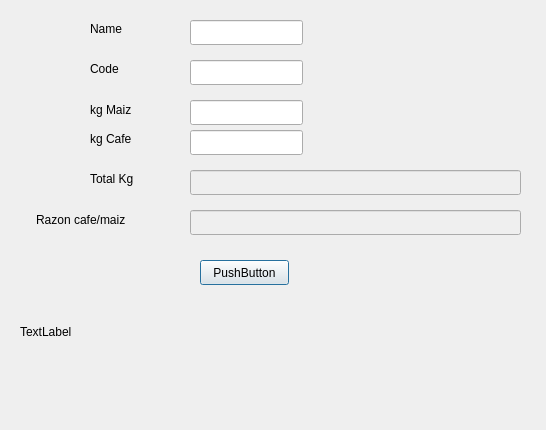
<?xml version="1.0" encoding="UTF-8"?>
<ui version="4.0">
 <class>Dialog</class>
 <widget class="QDialog" name="Dialog">
  <property name="geometry">
   <rect>
    <x>0</x>
    <y>0</y>
    <width>546</width>
    <height>430</height>
   </rect>
  </property>
  <property name="windowTitle">
   <string>Dialog</string>
  </property>
  <widget class="QLabel" name="labelName">
   <property name="geometry">
    <rect>
     <x>90</x>
     <y>20</y>
     <width>67</width>
     <height>17</height>
    </rect>
   </property>
   <property name="text">
    <string>Name</string>
   </property>
  </widget>
  <widget class="QLabel" name="labelCode">
   <property name="geometry">
    <rect>
     <x>90</x>
     <y>60</y>
     <width>67</width>
     <height>17</height>
    </rect>
   </property>
   <property name="text">
    <string>Code</string>
   </property>
  </widget>
  <widget class="QLabel" name="labelkgMaiz">
   <property name="geometry">
    <rect>
     <x>90</x>
     <y>100</y>
     <width>81</width>
     <height>20</height>
    </rect>
   </property>
   <property name="text">
    <string>kg Maiz</string>
   </property>
  </widget>
  <widget class="QLabel" name="labelkgCafe">
   <property name="geometry">
    <rect>
     <x>90</x>
     <y>130</y>
     <width>67</width>
     <height>17</height>
    </rect>
   </property>
   <property name="text">
    <string>kg Cafe</string>
   </property>
  </widget>
  <widget class="QLabel" name="labelkgTotal">
   <property name="geometry">
    <rect>
     <x>90</x>
     <y>170</y>
     <width>67</width>
     <height>17</height>
    </rect>
   </property>
   <property name="text">
    <string>Total Kg</string>
   </property>
  </widget>
  <widget class="QLabel" name="labelRazon">
   <property name="geometry">
    <rect>
     <x>36</x>
     <y>210</y>
     <width>121</width>
     <height>20</height>
    </rect>
   </property>
   <property name="text">
    <string>Razon cafe/maiz</string>
   </property>
  </widget>
  <widget class="QLineEdit" name="lineEditName">
   <property name="geometry">
    <rect>
     <x>190</x>
     <y>20</y>
     <width>113</width>
     <height>25</height>
    </rect>
   </property>
  </widget>
  <widget class="QLineEdit" name="lineEditCode">
   <property name="geometry">
    <rect>
     <x>190</x>
     <y>60</y>
     <width>113</width>
     <height>25</height>
    </rect>
   </property>
  </widget>
  <widget class="QLineEdit" name="lineEditkgMaiz">
   <property name="geometry">
    <rect>
     <x>190</x>
     <y>100</y>
     <width>113</width>
     <height>25</height>
    </rect>
   </property>
  </widget>
  <widget class="QLineEdit" name="lineEditkgCafe">
   <property name="geometry">
    <rect>
     <x>190</x>
     <y>130</y>
     <width>113</width>
     <height>25</height>
    </rect>
   </property>
  </widget>
  <widget class="QLineEdit" name="lineEditkgTotal">
   <property name="enabled">
    <bool>false</bool>
   </property>
   <property name="geometry">
    <rect>
     <x>190</x>
     <y>170</y>
     <width>331</width>
     <height>25</height>
    </rect>
   </property>
  </widget>
  <widget class="QLineEdit" name="lineEditRazon">
   <property name="enabled">
    <bool>false</bool>
   </property>
   <property name="geometry">
    <rect>
     <x>190</x>
     <y>210</y>
     <width>331</width>
     <height>25</height>
    </rect>
   </property>
  </widget>
  <widget class="QPushButton" name="pushButton">
   <property name="geometry">
    <rect>
     <x>200</x>
     <y>260</y>
     <width>89</width>
     <height>25</height>
    </rect>
   </property>
   <property name="text">
    <string>PushButton</string>
   </property>
  </widget>
  <widget class="QLabel" name="labelOutput">
   <property name="geometry">
    <rect>
     <x>20</x>
     <y>316</y>
     <width>481</width>
     <height>31</height>
    </rect>
   </property>
   <property name="text">
    <string>TextLabel</string>
   </property>
  </widget>
 </widget>
 <resources/>
 <connections/>
</ui>
